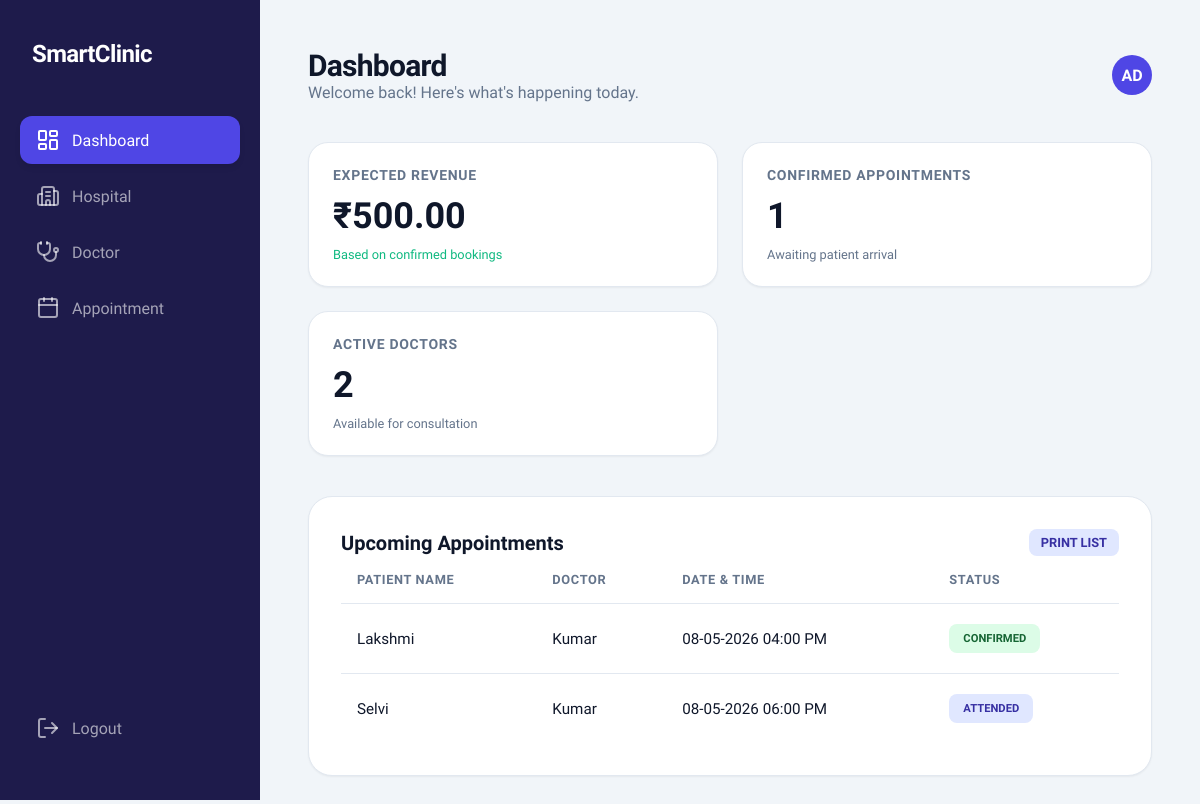
The page /dashboard.php (signed in) on the database its author committed.
### tables this page shows
CREATE TABLE `sc_appointment` (
  `id` int(11) NOT NULL AUTO_INCREMENT,
  `created_date_time` datetime DEFAULT NULL,
  `updated_date_time` datetime DEFAULT NULL,
  `appointment_id` mediumtext DEFAULT NULL,
  `consultant_id` mediumtext DEFAULT NULL,
  `consultan_name` mediumtext DEFAULT NULL,
  `consultant_fees` int(11) NOT NULL DEFAULT 0,
  `appointment_date` datetime DEFAULT NULL,
  `appointment_time` time DEFAULT NULL,
  `patient_name` mediumtext DEFAULT NULL,
  `patient_number` mediumtext DEFAULT NULL,
  `description` mediumtext DEFAULT NULL,
  `deleted` int(11) NOT NULL DEFAULT 0,
  `status` mediumtext DEFAULT NULL,
  PRIMARY KEY (`id`)
);

### dashboard.php (the view, shortened to what this page needs)
<?php
    include_once("common_file.php");
    $stmt = $con->prepare("SELECT SUM(consultant_fees) as total FROM " . $GLOBALS['appointment_table'] . " WHERE deleted = 0 AND (status = 'Confirmed' OR status IS NULL)");
    $stmt->execute();
    $expected_revenue = $stmt->fetch()['total'] ?? 0;
    $stmt = $con->prepare("SELECT COUNT(*) as count FROM " . $GLOBALS['appointment_table'] . " WHERE deleted = 0 AND (status = 'Confirmed' OR status IS NULL)");
    $stmt->execute();
    $confirmed_count = $stmt->fetch()['count'] ?? 0;
    $stmt = $con->prepare("SELECT COUNT(*) as count FROM " . $GLOBALS['consultant_table'] . " WHERE deleted = 0");
    $stmt->execute();
    $doctors_count = $stmt->fetch()['count'] ?? 0;
    $user_name = $_SESSION['user_name'] ?? 'Admin';
    $initials = strtoupper(substr($user_name, 0, 1) . substr(strrchr($user_name, " "), 1, 1));
    if (strlen($initials) < 2) $initials = strtoupper(substr($user_name, 0, 2));
?>
<!DOCTYPE html>
<html lang="en">
<head>
    <link rel="stylesheet" href="assets/css/style.css">
</head>
<body>
    <div class="dashboard-container">
        <?php include 'includes/sidebar.php'; ?>
        <main class="main-content">
            <header class="top-header">
                <div class="page-title">
                    <h1>Dashboard</h1>
                    <p style="color: var(--text-muted);">Welcome back! Here's what's happening today.</p>
                </div>
                <div class="user-profile">
                    <div style="width: 40px; height: 40px; border-radius: 50%; background: var(--primary-color); display: flex; align-items: center; justify-content: center; font-weight: 600; color: white;">
                        <?php echo $initials; ?>
                    </div>
                </div>
            </header>
            <div class="grid-container">
                <div class="stat-card">
                    <h3>Expected Revenue</h3>
                    <div class="value">₹<?php echo number_format($expected_revenue, 2); ?></div>
                    <div style="margin-top: 10px; color: var(--accent-color); font-size: 0.8rem;">Based on confirmed bookings</div>
                </div>
                <div class="stat-card">
                    <h3>Confirmed Appointments</h3>
                    <div class="value"><?php echo $confirmed_count; ?></div>
                    <div style="margin-top: 10px; color: var(--text-muted); font-size: 0.8rem;">Awaiting patient arrival</div>
                </div>
                <div class="stat-card">
                    <h3>Active Doctors</h3>
                    <div class="value"><?php echo $doctors_count; ?></div>
                    <div style="margin-top: 10px; color: var(--text-muted); font-size: 0.8rem;">Available for consultation</div>
                </div>
            </div>
            <div class="content-card">
                <div class="content-card-header" style="display: flex; justify-content: space-between; align-items: center;">
                    <h2>Upcoming Appointments</h2>
                    <a href="reports/dashboard_report.php" target="_blank" class="status-badge status-attended" style="text-decoration: none; padding: 6px 12px; font-size: 0.8rem;">Print List</a>
                </div>
                <div class="table-container">
                    <table>
                        <thead>
                            <tr>
                                <th>Patient Name</th>
                                <th>Doctor</th>
                                <th>Date & Time</th>
                                <th>Status</th>
                            </tr>
                        </thead>
                        <tbody>
                            <?php
                                $now = date('Y-m-d H:i:s');
                                $stmt = $con->prepare("SELECT * FROM " . $GLOBALS['appointment_table'] . " WHERE deleted = 0 AND appointment_date >= ? ORDER BY appointment_date ASC LIMIT 5");
                                $stmt->execute([$now]);
                                $upcoming = $stmt->fetchAll();
                                if ($upcoming) {
                                    foreach ($upcoming as $appt) {
                                        $status_class = "status-confirmed";
                                        $status_text = "Confirmed";
                                        if (isset($appt['status']) && $appt['status'] == 'Attended') {
                                            $status_class = "status-attended";
                                            $status_text = "Attended";
                                        }
                                        echo "<tr>";
                                        echo "<td>" . $appt['patient_name'] . "</td>";
                                        echo "<td>" . $appt['consultan_name'] . "</td>";
                                        echo "<td>" . date('d-m-Y h:i A', strtotime($appt['appointment_date'])) . "</td>";
                                        echo "<td><span class='status-badge $status_class'>$status_text</span></td>";
                                        echo "</tr>";
                                    }
                                } else {
                                    echo "<tr><td colspan='4' style='text-align:center;'>No upcoming appointments</td></tr>";
                                }
                            ?>
                        </tbody>
                    </table>
                </div>
            </div>
        </main>
    </div>
</body>
</html>

### assets/css/style.css (style rules this page uses)
:root { --primary-color: #4f46e5; --primary-hover: #4338ca; --secondary-color: #0ea5e9; --accent-color: #10b981; --bg-main: #f1f5f9; --bg-card: #ffffff; --text-main: #0f172a; --text-muted: #64748b; --border-color: #e2e8f0; --sidebar-bg: #1e1b4b; --sidebar-width: 260px; --transition: all 0.3s cubic-bezier(0.4, 0, 0.2, 1); --shadow-sm: 0 1px 2px 0 rgb(0 0 0 / 0.05); --shadow-md: 0 4px 6px -1px rgb(0 0 0 / 0.1), 0 2px 4px -2px rgb(0 0 0 / 0.1); --shadow-lg: 0 10px 15px -3px rgb(0 0 0 / 0.1), 0 4px 6px -4px rgb(0 0 0 / 0.1); }
* { margin: 0; padding: 0; box-sizing: border-box; font-family: 'Plus Jakarta Sans', sans-serif; }
body { background-color: var(--bg-main); color: var(--text-main); overflow-x: hidden; }
.dashboard-container { display: flex; min-height: 100vh; }
.main-content { flex: 1; margin-left: var(--sidebar-width); padding: 48px; }
.top-header { display: flex; justify-content: space-between; align-items: center; margin-bottom: 40px; }
.page-title h1 { font-size: 1.875rem; font-weight: 700; color: var(--text-main); letter-spacing: -0.025em; }
.grid-container { display: grid; grid-template-columns: repeat(auto-fill, minmax(300px, 1fr)); gap: 24px; margin-bottom: 40px; }
.stat-card { background: white; border: 1px solid var(--border-color); padding: 24px; border-radius: 20px; display: flex; flex-direction: column; box-shadow: var(--shadow-sm); transition: var(--transition); }
.stat-card h3 { color: var(--text-muted); font-size: 0.875rem; font-weight: 600; margin-bottom: 12px; text-transform: uppercase; letter-spacing: 0.05em; }
.stat-card .value { font-size: 2.25rem; font-weight: 700; color: var(--text-main); }
.content-card { background: white; border: 1px solid var(--border-color); padding: 32px; border-radius: 24px; margin-bottom: 30px; box-shadow: var(--shadow-sm); }
.content-card-header h2 { font-size: 1.25rem; font-weight: 700; color: var(--text-main); }
.table-container { width: 100%; overflow-x: auto; }
table { width: 100%; border-collapse: separate; border-spacing: 0; }
th { text-align: left; padding: 16px; color: var(--text-muted); font-weight: 600; font-size: 0.8rem; text-transform: uppercase; letter-spacing: 0.05em; border-bottom: 1px solid var(--border-color); }
td { padding: 20px 16px; border-bottom: 1px solid var(--border-color); color: var(--text-main); font-size: 0.95rem; vertical-align: middle; }
tr:last-child td { border-bottom: none; }
td:last-child { display: flex; gap: 8px; flex-wrap: wrap; align-items: center; }
.status-badge { display: inline-flex; align-items: center; justify-content: center; padding: 8px 14px; border-radius: 8px; font-size: 0.7rem; font-weight: 700; text-transform: uppercase; white-space: nowrap; border: none; cursor: pointer; transition: var(--transition); }
.status-confirmed { background: #dcfce7; color: #166534; }
.status-attended { background: #e0e7ff; color: #3730a3; }

### rows shown on the page
sc_appointment: patient_name "Lakshmi", consultan_name "Kumar", appointment_date "08-05-2026 04:00 PM", status_text "CONFIRMED"
sc_appointment: patient_name "Selvi", consultan_name "Kumar", appointment_date "08-05-2026 06:00 PM", status "ATTENDED"

### other values the page prints
$initials "AD"
$expected_revenue "500.00"
$confirmed_count "1"
$doctors_count "2"
